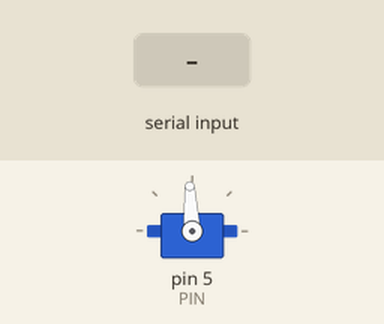
This sketch was run on a simulated Arduino Uno, built with avr-gcc and run on an emulated ATmega328P. Parts: servo. Inputs (shaded band) come from the test bench. What the sketch prints to the serial monitor is not drawn.

Above: at 1.2 s.
1.3 s: "d" received over Serial
Timing chart, 0 to 4.3 s (numbered marks = the images above; inputs shaded):
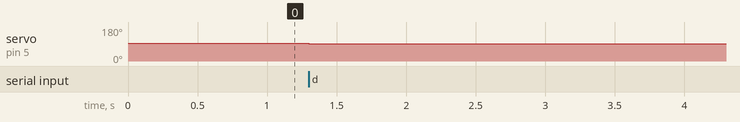

Measured:
- after the input at 1.3 s, servo on pin 5 (PIN): 93° → 92° at once

The sketch:

RGXQuick.ino
```cpp
#include<Servo.h>

#define PIN 5
#define MIN 1000
#define MAX 2000
#define NEUTRAL 1500
#define INCREMENT 5

Servo arm;
int pos;
byte tmp;

void setup() {
  Serial.begin(115200);
  while(!Serial);
  Serial.println("Serial is up");
  initServo();
  Serial.println("Servo initialized");
  pos = NEUTRAL;
}

void initServo() {
  pos = NEUTRAL;
  arm.attach(PIN);
  arm.writeMicroseconds(pos);
}

void loop() {
  if(Serial.available() > 0) {
    tmp = Serial.read();
    if(tmp == 'd')
      up();
    else if(tmp == 'a')
      down();
  }
  delay(50);
}

void up() {
  mv(-INCREMENT);
}
void down() {
  mv(INCREMENT);
}

void mv(int dist) {
  if(pos + dist > MIN && pos + dist < MAX)
    pos += dist;
  arm.writeMicroseconds(pos);
  Serial.print("Position: ");
  Serial.println(pos);
}
```
